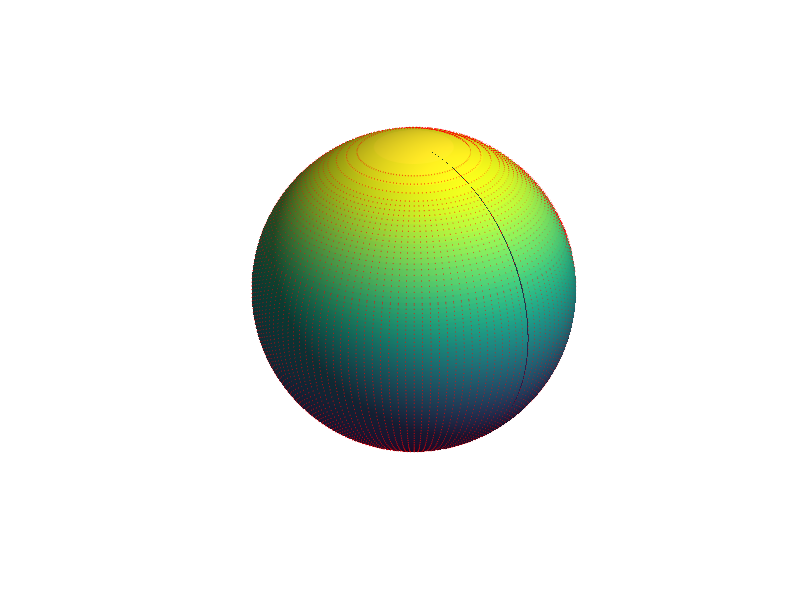

Here is the MATLAB script that generated this plot: (Note: this script raises an error after producing the figure.)
function shallow_water_day_demo()
% shallow_water_day_demo simulates a regular day on Earth using a shallow‐water
% model with a diurnal solar forcing cycle. The simulation starts with a near‐balanced 
% state (nearly uniform fluid depth and weak zonal flow), and the solar heating 
% pattern moves across the globe on a 24‑hour cycle.
%
% Adjust parameters (grid resolution, friction, relaxation, and forcing amplitudes)
% to best suit your needs.

clc; clear;

%% === 1) Load Earth Globe (for display) ===
[globe, lat_rad, lon_rad, x, y, z] = interactive_globe();

%% === 2) Basic Parameters ===
R        = 1.0;         % nondimensional Earth radius
g        = 9.81;        % gravitational acceleration (m/s^2)
Omega    = 7.2921e-5;   % Earth's rotation rate (s^-1)
lat_res  = 0.5;           % grid resolution (degrees)
lon_res  = 0.5;           % grid resolution (degrees)
dLat     = deg2rad(lat_res);
dLon     = deg2rad(lon_res);

% Time parameters
dt       = 0.001;       % time step (nondimensional)
nSteps   = 36000;       % total number of simulation steps (≈ 1.5 days)
skipFrame = 10;         % update frequency for visualization

% Define simulation grid
latVec = deg2rad(-90:lat_res:90);
lonVec = deg2rad(0:lon_res:360 - lon_res);
[LAM, PHI] = meshgrid(lonVec, latVec);
nLat = size(PHI, 1);
nLon = size(PHI, 2);

% Precompute trigonometric factors
cosPHI = cos(PHI);
sinPHI = sin(PHI);
tanPHI = tan(PHI);

%% === 3) Topography (Mild Gaussian "bump") ===
% We include a mild topographic feature.
lat0 = deg2rad(30);
lon0 = deg2rad(90);
b = 0.05 * exp(-((PHI - lat0).^2 + (LAM - lon0).^2)/0.2);

%% === 4) Initial Conditions (Regular Day State) ===
% Nearly uniform fluid depth with a gentle eastward (zonal) wind.
h0 = 1.0;
h = h0 * ones(nLat, nLon);
u = 0.002 * ones(nLat, nLon);  % weak eastward flow
v = zeros(nLat, nLon);

%% === 5) Coriolis Parameter ===
% Standard Coriolis on a sphere.
f = 2 * Omega * sinPHI;

%% === 6) Derivative Operators in Spherical Coordinates ===
d_dlambda = @(A) (circshift(A, [0, -1]) - circshift(A, [0, 1])) / (2 * dLon);
d_dphi    = @(A) (circshift(A, [-1, 0]) - circshift(A, [1, 0])) / (2 * dLat);

%% === 7) Quiver3 Setup for Display ===
[coarseLon, coarseLat] = meshgrid(lonVec, latVec);
x_coarse = R * cos(coarseLat) .* cos(coarseLon);
y_coarse = R * cos(coarseLat) .* sin(coarseLon);
z_coarse = R * sin(coarseLat);

figure(gcf);
hold on;

% Define arrow spacing (varying by latitude)
step_equator = 3;
step_midlat = 4;
step_poles = 8;
eq_indices = find(abs(PHI(:,1)) < deg2rad(20));
midlat_indices = find(abs(PHI(:,1)) >= deg2rad(20) & abs(PHI(:,1)) < deg2rad(60));
pole_indices = find(abs(PHI(:,1)) >= deg2rad(60));
r_indices = sort([eq_indices(1:step_equator:end); 
                  midlat_indices(1:step_midlat:end);
                  pole_indices(1:step_poles:end)]);
c_indices = 1:6:nLon;

px = x_coarse(r_indices, c_indices);
py = y_coarse(r_indices, c_indices);
pz = z_coarse(r_indices, c_indices);

% Save original arrow positions for occasional reset.
px_orig = px;
py_orig = py;
pz_orig = pz;

[wx, wy, wz] = velocity_sphere_to_cart(u, v, PHI, LAM);
uq = wx(r_indices, c_indices);
vq = wy(r_indices, c_indices);
wq = wz(r_indices, c_indices);

% Use a larger arrow scaling for visibility (adjust as needed)
h_arrows = quiver3(px, py, pz, uq, vq, wq, 2, 'r', 'LineWidth', 0.8);

%% === 8) Model Constants and Diurnal Solar Forcing ===
gamma = 0;       % friction coefficient
relax_rate = 0;  % relaxation rate for h

% Diurnal solar forcing parameters
Q0 = 0.0005;               % solar heating amplitude
% For a diurnal cycle, the subsolar point moves in longitude.
% We choose a fixed subsolar latitude (e.g., 20°N) and let the longitude vary.
solar_lat = deg2rad(20);   
sigma_lat = deg2rad(30);   % broad heating zone in latitude
sigma_lon = deg2rad(60);   % broad heating zone in longitude

% For a 24-hour cycle: real simulation time (in hours) = it*dt*3600.
% When sim_time = 24 hrs, solar_lon should complete one full revolution.
% Since 24 hrs correspond to 24 hours = 24, we have: solar_lon = mod(2*pi*(sim_time/24), 2*pi)
% Note: sim_time = it * dt * 3600, so:
%    solar_lon = mod(2*pi * it * dt * 3600/24, 2*pi) = mod(2*pi * it * dt * 150, 2*pi)
    
%% === 9) Initialize Variables for Temporal Smoothing (Arrows) ===
prev_uq = uq;
prev_vq = vq;
prev_wq = wq;
smooth_factor = 0.85;

% Start timer for simulation speed calculation
tStart = tic;

%% === 10) Main Simulation Loop ===
for it = 1:nSteps
    % Geopotential including topography
    Phi_field = g * (h + b);
    
    % Compute gradients for momentum equations
    gradPhi_lambda = d_dlambda(Phi_field);
    gradPhi_phi = d_dphi(Phi_field);
    
    % Optionally damp pressure gradients
    damp_factor = 0.9;
    gradPhi_lambda = damp_factor * gradPhi_lambda;
    gradPhi_phi = damp_factor * gradPhi_phi;
    
    % Advection terms
    adv_u = u .* d_dlambda(u) ./ (R * cosPHI) + v .* d_dphi(u) ./ R;
    adv_v = u .* d_dlambda(v) ./ (R * cosPHI) + v .* d_dphi(v) ./ R;
    
    % Geometric terms (curvature)
    geo_u = u .* v .* tanPHI ./ R;
    geo_v = -(u.^2) .* tanPHI ./ R;
    
    % Full momentum equations
    dudt = -adv_u - (1./(R * cosPHI)) .* gradPhi_lambda + f .* v - geo_u;
    dvdt = -adv_v - (1./R) .* gradPhi_phi - f .* u - geo_v;
    
    % Apply friction
    dudt = dudt - gamma .* u;
    dvdt = dvdt - gamma .* v;
    
    % --- Diurnal Solar Forcing ---
    % Compute simulation time in hours
    sim_time = it * dt * 3600;
    % Subsolar longitude: completes one full rotation (2*pi) every 24 hours.
    solar_lon = mod(2*pi * sim_time/24, 2*pi);
    % Solar heating: peak at (solar_lat, solar_lon)
    Q = Q0 * exp(-(((PHI - solar_lat).^2)/(sigma_lat^2) + ((LAM - solar_lon).^2)/(sigma_lon^2)));
    
    % Update fluid depth using continuity equation
    flux_lambda_new = h .* u .* cosPHI;
    flux_phi_new = h .* v;
    dhdt = -(1./(R * cosPHI)) .* d_dlambda(flux_lambda_new) - (1/R) .* d_dphi(flux_phi_new);
    dhdt = dhdt + Q - relax_rate .* (h - h0);
    h_new = h + dt .* dhdt;
    
    % Optional smoothing every 50 iterations to reduce noise
    if mod(it, 50) == 0
        h_new = smoothdata(h_new, 'gaussian', 3);
        u = smoothdata(u, 'gaussian', 3);
        v = smoothdata(v, 'gaussian', 3);
    end
    
    % Update fields
    h = h_new;
    u = u + dt .* dudt;
    v = v + dt .* dvdt;
    
    % Update arrow velocities for display
    [wx, wy, wz] = velocity_sphere_to_cart(u, v, PHI, LAM);
    uq = wx(r_indices, c_indices);
    vq = wy(r_indices, c_indices);
    wq = wz(r_indices, c_indices);
    
    % Temporal smoothing of arrow velocities
    smooth_uq = smooth_factor * prev_uq + (1 - smooth_factor) * uq;
    smooth_vq = smooth_factor * prev_vq + (1 - smooth_factor) * vq;
    smooth_wq = smooth_factor * prev_wq + (1 - smooth_factor) * wq;
    prev_uq = smooth_uq;
    prev_vq = smooth_vq;
    prev_wq = smooth_wq;
    
    % Update arrow positions for visualization
    move_factor = 0.0001;
    px = px + move_factor * smooth_uq;
    py = py + move_factor * smooth_vq;
    pz = pz + move_factor * smooth_wq;
    
    % Project arrow positions back onto the sphere
    mag = sqrt(px.^2 + py.^2 + pz.^2);
    px = px ./ mag;
    py = py ./ mag;
    pz = pz ./ mag;
    
    % Reset arrows that stray too far from their original positions
    reset_dist = 0.4;
    for idx = 1:numel(px)
        dist_arrow = sqrt((px(idx)-px_orig(idx))^2 + (py(idx)-py_orig(idx))^2 + (pz(idx)-pz_orig(idx))^2);
        if dist_arrow > reset_dist
            px(idx) = px_orig(idx);
            py(idx) = py_orig(idx);
            pz(idx) = pz_orig(idx);
        end
    end
    
    % Update quiver arrows every skipFrame iterations if the object still exists
    if ishandle(h_arrows) && mod(it, skipFrame) == 0
        scale = 10000;  % use the same scaling factor as initial quiver
        set(h_arrows, 'XData', px, 'YData', py, 'ZData', pz, ...
            'UData', scale * smooth_uq, 'VData', scale * smooth_vq, 'WData', scale * smooth_wq);
        
        % Display simulation speed and simulation time in hours
        real_time = toc(tStart);
        title(sprintf('Shallow-Water Day Demo — t = %.1f hours (%.1f sim hours/sec)', sim_time, sim_time/real_time), 'Color', 'w', 'FontSize', 14);
        drawnow limitrate;
    end
end

end

%% ===================================================================== %%
function [vx, vy, vz] = velocity_sphere_to_cart(u, v, lat, lon)
% Converts (u,v) in spherical coordinates to 3D Cartesian velocities on a unit sphere.
    sinLat = sin(lat);
    cosLat = cos(lat);
    sinLon = sin(lon);
    cosLon = cos(lon);
    
    % Eastward unit vector
    ex = -sinLon;
    ey = cosLon;
    ez = zeros(size(lat));
    
    % Northward unit vector
    nx = -cosLon .* sinLat;
    ny = -sinLon .* sinLat;
    nz = cos(lat);
    
    vx = u .* ex + v .* nx;
    vy = u .* ey + v .* ny;
    vz = u .* ez + v .* nz;
end

%% ===================================================================== %%
function [globe, lat_rad, lon_rad, x, y, z] = interactive_globe(texture_path)
% Creates a rotatable Earth globe with texture.
    lat_res = 0.5;
    lon_res = 0.5;
    lat = -90:lat_res:90;
    lon = 0:lon_res:360 - lon_res;
    [lon_rad, lat_rad] = meshgrid(deg2rad(lon), deg2rad(lat));
    
    R = 1;
    x = R * cos(lat_rad) .* cos(lon_rad);
    y = R * cos(lat_rad) .* sin(lon_rad);
    z = R * sin(lat_rad);
    
    if nargin < 1 || isempty(texture_path)
        texture_path = 'textures/earth_reg_10k.jpg';
    end
    
    try
        earth_img = imread(texture_path);
        if size(earth_img,3)==1
            earth_img = repmat(earth_img,1,1,3);
        end
        earth_img = imresize(earth_img, [length(lat) length(lon)]);
        figure('Color', 'k');
        globe = surf(x, y, z, flipud(earth_img), 'EdgeColor','none','FaceColor','texturemap');
    catch
        figure('Color', 'k');
        globe = surf(x, y, z, 'EdgeColor','none','FaceColor',[0.3 0.5 0.9]);
    end
    
    shading interp;
    axis equal off;
    light('Position',[1 0 1],'Style','infinite');
    lighting gouraud;
    material dull;
    view(45,25);
    rotate3d on;
    title('Interactive Earth Globe', 'Color','w','FontSize',14);
end
